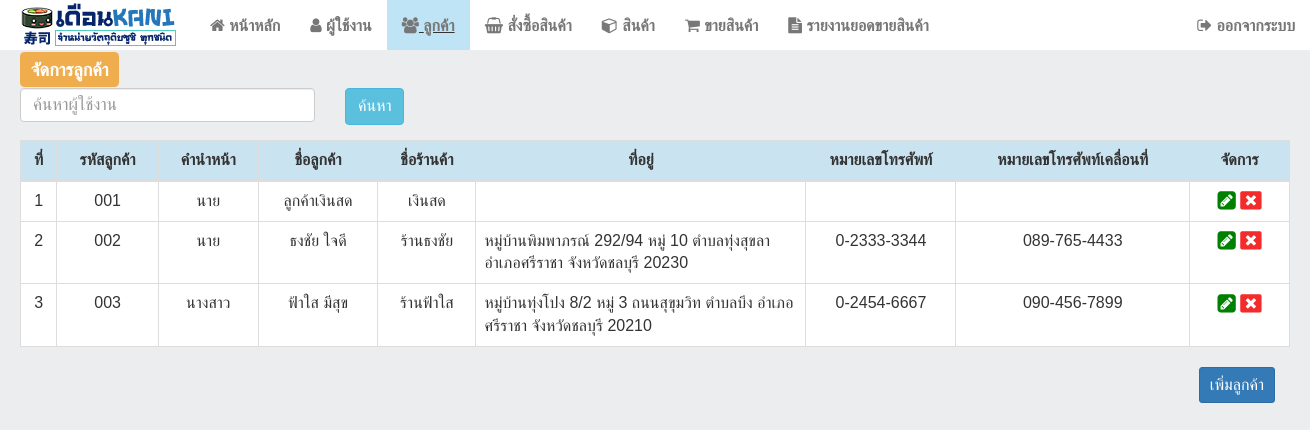
The app's page /index.php?viewName=customerList (signed in), older data.
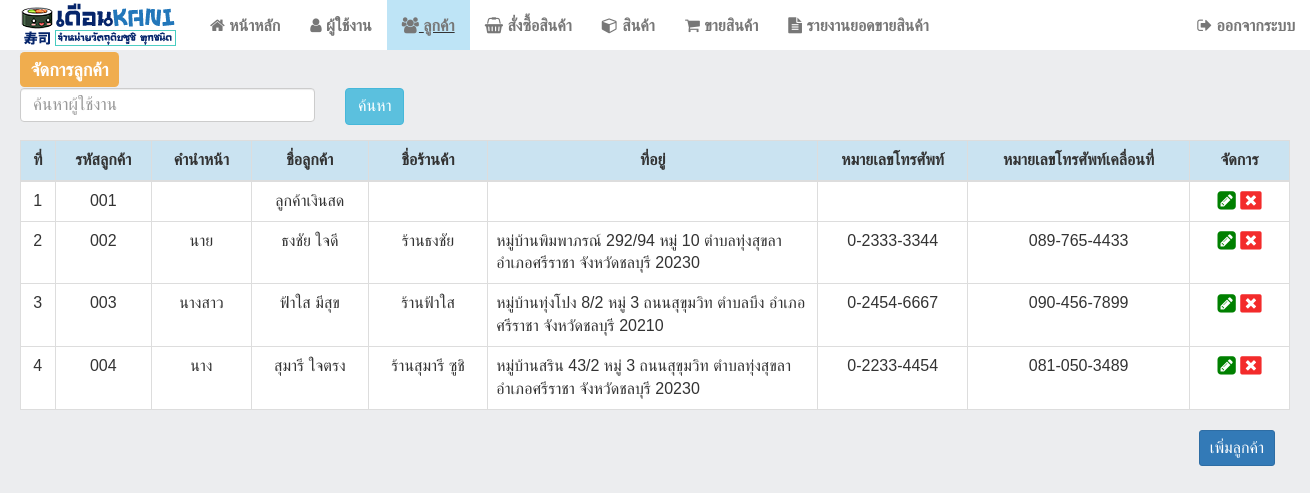
The same page, newer data.
### tables this page shows
CREATE TABLE `customer` (
  `customer_id` int(3) UNSIGNED ZEROFILL NOT NULL,
  `title_id` int(2) NOT NULL,
  `name_store` varchar(50) NOT NULL,
  `customer_name` varchar(50) NOT NULL,
  `address` varchar(100) NOT NULL,
  `tel` varchar(40) NOT NULL,
  `telephone` varchar(40) NOT NULL
);

CREATE TABLE `title` (
  `title_id` int(2) NOT NULL,
  `title_name` varchar(50) NOT NULL
);

### model/customer.php (called while the page is built, shortened)
<?php
class Customer {
    public function read($condition = "1=1 ") {
		$conn = new createCon();
        $con = $conn->connect();
        $this->sql = "SELECT * FROM  customer c LEFT OUTER JOIN title t ON c.title_id = t.title_id
          WHERE $condition ORDER BY c.customer_id ";
          mysqli_query($con,"SET NAMES 'utf8'");
        $query = mysqli_query($con,$this->sql);
        if ($query) {
            $result = array();
            while ($row = mysqli_fetch_array($query, MYSQLI_ASSOC)) {
                $result[] = $row;
            }
            return $result;
        } else {
            return false;
        }
    }
}

### views/customerList.php (the view, shortened to what this page needs)
<?php
include "./model/customer.php";
$obj = new Customer();
$search = " 1=1 ";
$rows = $obj->read($search);
?>
<div class="container">
    <h3><label class="label label-warning"  >จัดการลูกค้า</label></h3>
    <p>
    <div class="row">
                <div class="form-group col-md-3">
                    <input class="f17 form-control col-md-3" type="text" id="search" name="search" value="" placeholder="ค้นหาผู้ใช้งาน" />
                </div>
                <div class="form-group col-md-3 ">
                <button type="button" onclick="ActSearch()" class="btn btn-info f16">
                ค้นหา
                </button>
                </div>
    </div>
    <div class="table-responsive" >
        <table class="table table-bordered table-hover f16 " >
            <thead>
                <tr class="success">
                    <th class="text-center">ที่</th>
                    <th class="text-center">รหัสลูกค้า</th>
                    <th class="text-center" style="width: 100px;">คำนำหน้า</th>
                    <th class="text-center" >ชื่อลูกค้า</th>
                    <th class="text-center">ชื่อร้านค้า</th>
                    <th class="text-center" style="width: 330px;">ที่อยู่</th>
                    <th class="text-center" style="width: 150px;">หมายเลขโทรศัพท์</th>
                    <th class="text-center" >หมายเลขโทรศัพท์เคลื่อนที่</th>
                    <?php if($_SESSION["status"] != "2"){ ?>
                    <th class="text-center" style="width: 100px;">จัดการ</th>
                    <?php } ?>
                </tr>
            </thead>
            <tbody>
            <?php
                if ($rows != false) {
                    $count = 1;
                    foreach ($rows as $row) {
                        ?>
                        <tr>
                            <td class="text-center"><?= $count++; ?></td>
                            <td class="text-center"><?= $row["customer_id"] ?></td>
                            <td class="text-center"><?= $row["title_name"] ?></td>
                            <td class="text-center"><?= $row["customer_name"] ?></td>
                            <td class="text-center"><?= $row["name_store"] ?></td>
                            <td class="text-left" style="width: 300px;"><?= $row["address"] ?></td>
                            <td class="text-center"><?= $row["tel"] ?></td>
                            <td class="text-center"><?= $row["telephone"] ?></td>
                            <?php if($_SESSION["status"] != "2"){ ?>
                            <td class="text-center">
                                <a href="index.php?viewName=editCustomer&customer_id=<?= $row["customer_id"] ?>" class="text-center">
                                <i class="fa fa-pencil-square fa-lg" aria-hidden="true" style="color:green"></i>
                                </a>
                                <a href="#" data-href="conCustomer.php?action=delete&customer_id=<?= $row["customer_id"] ?>" data-toggle="modal" data-target="#confirm-delete" class="">
                                <i class="fa fa-window-close fa-lg" aria-hidden="true" style="color: #f32b2b"></i>
                                </a>
                            </td>
                            <?php } ?>
                        </tr>
                        <?php
                    }
                }
                ?>
            </tbody>
        </table>
        <div class="col-md-12 pull-right">
          <?php if($_SESSION["status"] != "2"){ ?>
          <a href="index.php?viewName=addCustomer" class="btn  btn-sm btn-primary pull-right f16">เพิ่มลูกค้า</a>
          <?php } ?>
       </div>
    </div>
</div>

Row changes from the older to the newer data that the page shows:
changed customer "ลูกค้าเงินสด": title.title_name "นาย" → (not shown); name_store "เงินสด" → (not shown)
added customer: customer_id "004", title.title_name "นาง", customer_name "สุมารี ใจตรง", name_store "ร้านสุมารี ซูชิ", address "หมู่บ้านสริน 43/2 หมู่ 3 ถนนสุขุมวิท ตำบลทุ่งสุขลา อำเภอศรีราชา จังหวัดชลบุรี 20230", tel "0-2233-4454", telephone "081-050-3489"
